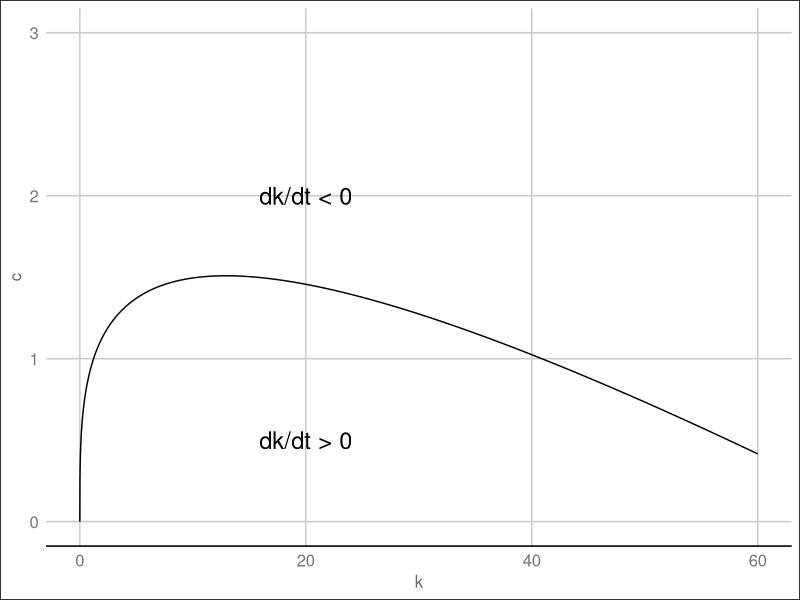
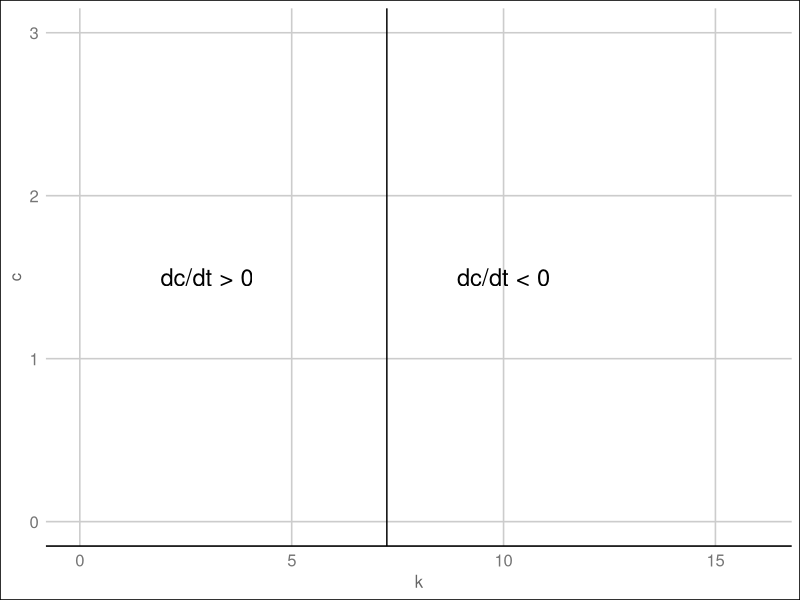
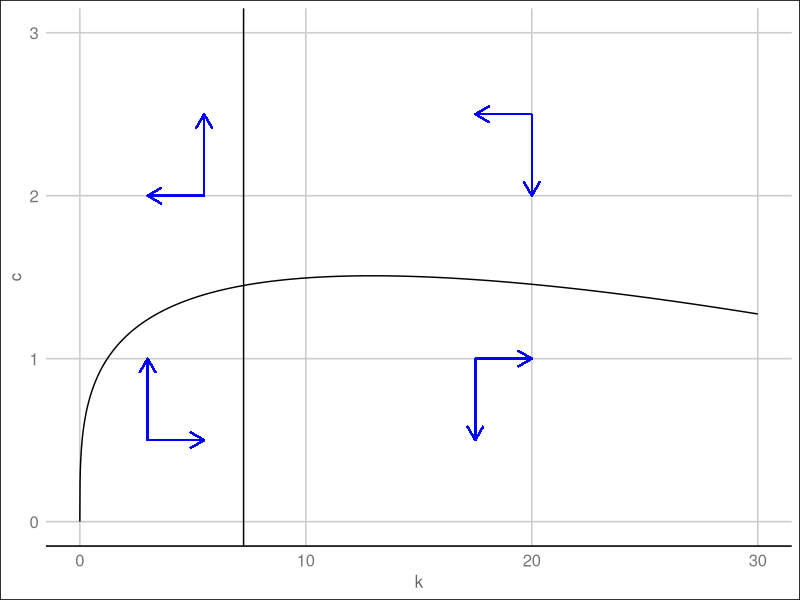

Source code (R) for these figures, in order:
## ---- chunk 1
knitr::opts_chunk$set(echo = FALSE)
library(tidyverse)
library(grid)
library(ggthemes)
## ---- chunk 2
k = seq(0.01, 8.0, by=0.2)
c = seq(0.01, 4.0, by=0.1)
d = 0.05
alpha = 0.3
delta = 0.05
theta = 5
rho = alpha * delta * theta - delta
tbl = tibble(k=seq(0, 60, by=0.01)) %>% 
  mutate(kdot_is_0 = k ^ alpha - delta * k)

ggplot(tbl) + geom_line(aes(x=k, y=kdot_is_0)) + 
  labs(x='k', y='c') + ylim(0, 3.0) + theme_gdocs() + 
  annotate("text", x=20, y=0.5, label="dk/dt > 0", size=6) +
  annotate("text", x=20, y=2.0, label="dk/dt < 0", size=6)
## ---- chunk 3
modified_golden_rule = (alpha / (delta + rho))^(1/(1-alpha))
ggplot(tbl) + geom_vline(xintercept=modified_golden_rule ) + 
  labs(x='k', y='c') + ylim(0, 3.0) + xlim(0, 16) + theme_gdocs() + 
  annotate("text", x=3, y=1.5, label="dc/dt > 0", size=6) +
  annotate("text", x=10, y=1.5, label="dc/dt < 0", size=6)
## ---- chunk 4
ggplot(tbl) + geom_line(aes(x=k, y=kdot_is_0)) + 
  geom_vline(xintercept=modified_golden_rule ) + 
  labs(x='k', y='c') + ylim(0, 3.0) + xlim(0, 30) + theme_gdocs() + 
  geom_segment(aes(x=5.5, xend=5.5, y=2, yend=2.5), color="blue", 
               arrow=arrow(length=unit(0.03, "npc"))) + 
  geom_segment(aes(x=3, xend=3, y=0.5, yend=1.0), color="blue", 
               arrow=arrow(length=unit(0.03, "npc"))) + 
  geom_segment(aes(x=20, xend=20, y=2.5, yend=2), color="blue", 
               arrow=arrow(length=unit(0.03, "npc"))) + 
  geom_segment(aes(x=17.5, xend=17.5, y=1.0, yend=0.5), color="blue", 
               arrow=arrow(length=unit(0.03, "npc"))) +
  geom_segment(aes(x=3, xend=5.5, y=0.5, yend=0.5), color="blue", 
               arrow=arrow(length=unit(0.03, "npc"))) + 
  geom_segment(aes(x=5.5, xend=3, y=2.0, yend=2.0), color="blue", 
               arrow=arrow(length=unit(0.03, "npc"))) + 
  geom_segment(aes(x=20, xend=17.5, y=2.5, yend=2.5), color="blue", 
               arrow=arrow(length=unit(0.03, "npc"))) + 
  geom_segment(aes(x=17.5, xend=20, y=1.0, yend=1.0), color="blue", 
               arrow=arrow(length=unit(0.03, "npc")))
